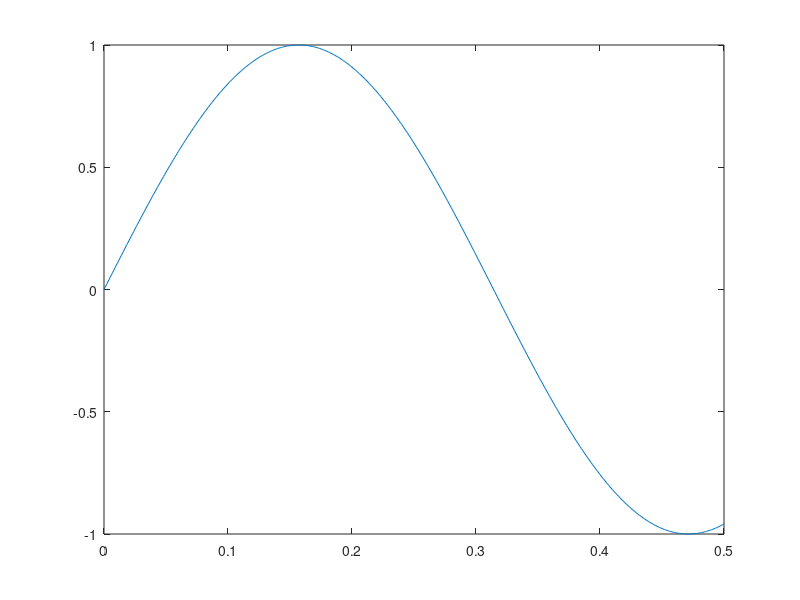

The MATLAB script that drew this image:
clear;clc;
time=0:0.001:0.5;
load=sin(10*time);
plot(time,load)
%format long;
fileID1=fopen('Fz.txt','w');
for i = 1:length(time)
    fprintf(fileID1,'%11.8f\n',load(i));
end
fclose(fileID1);
